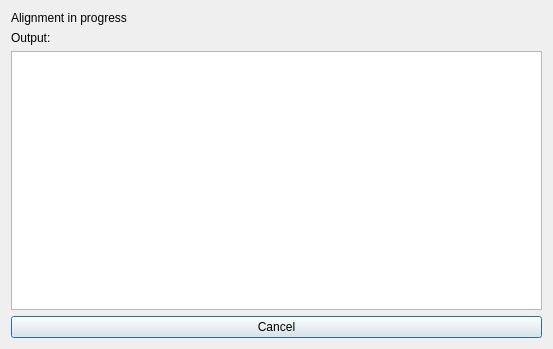
<?xml version="1.0" encoding="UTF-8"?>
<ui version="4.0">
 <class>ProgressDialog</class>
 <widget class="QDialog" name="ProgressDialog">
  <property name="geometry">
   <rect>
    <x>0</x>
    <y>0</y>
    <width>553</width>
    <height>349</height>
   </rect>
  </property>
  <property name="windowTitle">
   <string>Dialog</string>
  </property>
  <layout class="QVBoxLayout" name="verticalLayout_2">
   <item>
    <layout class="QVBoxLayout" name="verticalLayout">
     <item>
      <widget class="QLabel" name="label">
       <property name="text">
        <string>Alignment in progress</string>
       </property>
      </widget>
     </item>
     <item>
      <widget class="QLabel" name="label_2">
       <property name="text">
        <string>Output:</string>
       </property>
      </widget>
     </item>
     <item>
      <widget class="QPlainTextEdit" name="outputText">
       <property name="font">
        <font>
         <family>Courier New</family>
        </font>
       </property>
      </widget>
     </item>
     <item>
      <widget class="QPushButton" name="pushButton">
       <property name="text">
        <string>Cancel</string>
       </property>
      </widget>
     </item>
    </layout>
   </item>
  </layout>
 </widget>
 <resources/>
 <connections/>
</ui>
